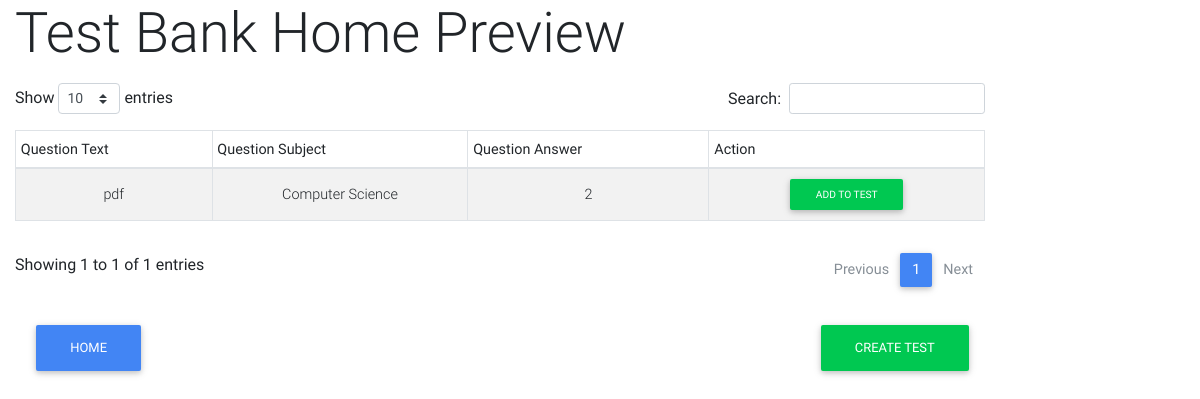
Page /maker/test_maker/ on the earlier database version.
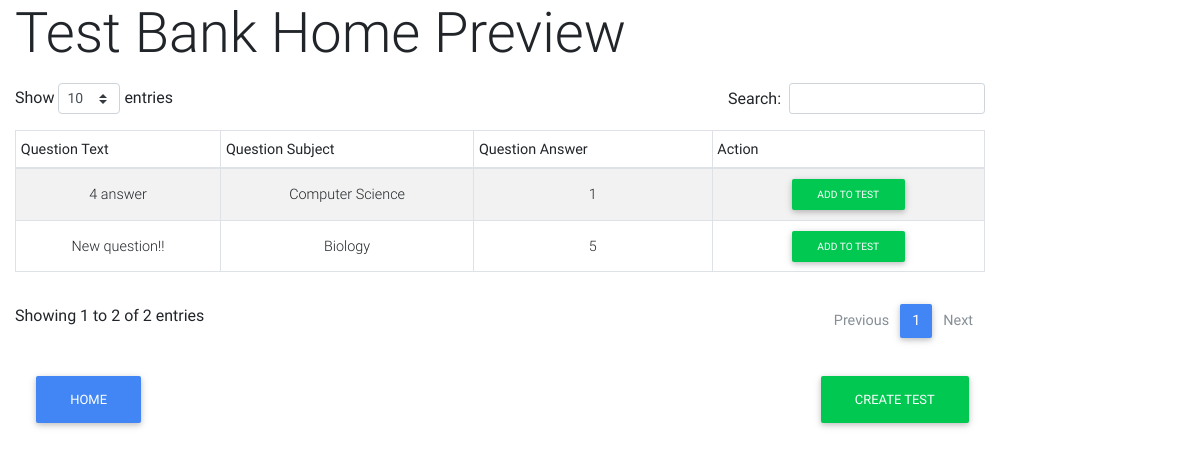
Same page on the later database version.
### maker/models.py (models this page shows, shortened)
class QuestionModel(models.Model):
    id = models.IntegerField(primary_key=True, auto_created=True)
    question = models.CharField(max_length=256)
    answer = models.IntegerField()
    choice_1 = models.CharField(max_length=256, default='True')
    choice_2 = models.CharField(max_length=256, default='False')
    choice_3 = models.CharField(max_length=256, null=True, default=None)
    choice_4 = models.CharField(max_length=256, null=True, default=None)
    choice_5 = models.CharField(max_length=256, null=True, default=None)
    choice_6 = models.CharField(max_length=256, null=True, default=None)
    image = models.ImageField(default=None)
    category = models.ForeignKey(QuestionCategory, default=1, on_delete=models.CASCADE)

class QuestionCategory(models.Model):
    id = models.IntegerField(primary_key=True, auto_created=True)
    name = models.CharField(max_length=256)
    def __str__(self):
        return self.name

### maker/views.py (the view)
# urls.py: path('test_maker/', views.make_test_view, name='make_test'),
def make_test_view(request):
    q = QuestionModel.objects.all()
    return render(request, 'make_test.html', {'q': q})

### maker/templates/make_test.html (shortened to what this page needs)
{% extends 'base.html' %}
{% load static %}
{% block content %}
<div class="col-12">
    <h1 class="display-4">Test Bank Home Preview</h1>
    <div class="row">
        <div class="col-10">
        <table id="questionTable" class="table table-striped table-bordered table-sm" cellspacing="0" width="100%">
            <thead>
                <tr>
                    <th class="th-sm">Question Text</th>
                    <th class="th-sm">Question Subject</th>
                    <th class="th-sm">Question Answer</th>
                    <th class="th-sm">Action</th>
                </tr>
            </thead>
            <tbody>
                {% for q in q %}
                    <tr>
                        <td class="pt-3-half align-middle text-center">{{ q.question }}</td>
                        <td class="pt-3-half align-middle text-center">{{ q.category }}</td>
                        <td class="pt-3-half align-middle text-center">{{ q.answer }}</td>
                        <td class="pt-3-half align-middle text-center" id="addQuestion-{{ q.id }}"><button type="button" class="btn btn-success btn-rounded btn-sm my-0" onclick="addQuestion(this);">Add to Test</button></td>
                    </tr>
                {% endfor %}
            </tbody>
        </table>
        </div>
    </div>
    <div class="col-10">
        <div class="row">
            <div class="col-auto mr-auto">
                <a role="button" class="btn btn-primary" href="{% url 'maker:home' %}">Home</a>
            </div>
            <div class="col-auto">
                <a role="button" class="btn btn-success" href="#">Create Test</a>
            </div>
        </div>
    </div>
</div>
{% endblock %}

Differences in the rows shown:
removed QuestionModel: question "pdf", category "Computer Science", answer "2"
added QuestionModel: question "4 answer", category "Computer Science", answer "1"
added QuestionModel: question "New question!!", category "Biology", answer "5"
Other differences:
text written by a page script: "Show entries Search: Showing 1 to 1 of 1 entries Previous 1 Next" → "Show entries Search: Showing 1 to 2 of 2 entries Previous 1 Next"
